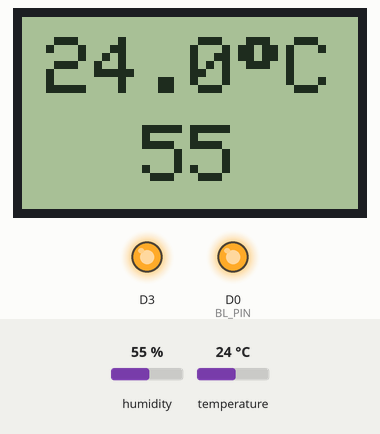
Bench run of a sketch on a simulated ESP8266 (Wemos D1 mini). Shown: 84×48 one-colour display, output pins drawn as LEDs (lit = HIGH). The inputs (shaded band) are chosen by the test bench; at power-on: humidity 55 %, temperature 24 °C. WiFi joins after 1.5 s; servers stay silent unless stated; what the sketch prints to the serial monitor is not drawn.

Above: at 0.2 s.
At 5.2 s:
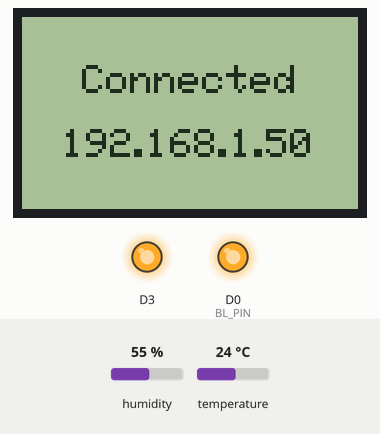

The sketch:

wifi_temp.ino
```cpp
/* Hello WeMos
 * Displays a few WeMos bitmaps
 *
 * Connections:
 * WeMos D1 Mini   Nokia 5110    Description
 * (ESP8266)       PCD8544 LCD
 *
 * D2 (GPIO4)      0 RST         Output from ESP to reset display
 * D1 (GPIO5)      1 CE          Output from ESP to chip select/enable display
 * D6 (GPIO12)     2 DC          Output from display data/command to ESP
 * D7 (GPIO13)     3 Din         Output from ESP SPI MOSI to display data input
 * D5 (GPIO14)     4 Clk         Output from ESP SPI clock
 * 3V3             5 Vcc         3.3V from ESP to display
 * D0 (GPIO16)     6 BL          3.3V to turn backlight on, or PWM
 * G               7 Gnd         Ground
 *
 * D4 DHT22 sensor
 * D3 sensor pullup
 *
 * Dependencies:
 * https://github.com/adafruit/Adafruit-GFX-Library
 * https://github.com/adafruit/Adafruit-PCD8544-Nokia-5110-LCD-library
 * - This pull request adds ESP8266 support:
 * - https://github.com/adafruit/Adafruit-PCD8544-Nokia-5110-LCD-library/pull/27
 */

#include "config.h"

#include <Arduino.h>

#include <SPI.h>
#include <Adafruit_GFX.h>
#include <Adafruit_PCD8544.h>

#include <DHT.h>

#include <ESP8266WiFi.h>

#define TEMP_DISP_TIME 5000
#define WIFI_DISP_TIME 2000
#define TEMP_REFRESH_TIME 30000

WiFiServer server(80);

// Pins
const int8_t RST_PIN = D2;
const int8_t CE_PIN = D1;
const int8_t DC_PIN = D6;
//const int8_t DIN_PIN = D7;  // Uncomment for Software SPI
//const int8_t CLK_PIN = D5;  // Uncomment for Software SPI
const int8_t BL_PIN = D0;

Adafruit_PCD8544 display = Adafruit_PCD8544(DC_PIN, CE_PIN, RST_PIN);

DHT dht(D4, DHT21);

void setup() {
  Serial.begin(9600);
  Serial.println("\n\nWeMos D1 Mini + Nokia 5110 PCD8544 84x48 Monochrome LCD\nUsing Adafruit_PCD8544 and Adafruit_GFX libraries\n");

  // Turn LCD backlight on
  pinMode(BL_PIN, OUTPUT);
  digitalWrite(BL_PIN, HIGH);

  display.begin();
  display.setContrast(DISP_CONTRAST);  // Adjust for your display

  pinMode(D3, OUTPUT);
  digitalWrite(D3, HIGH);
  dht.begin();

  // clear display to hide Adafruit logo preloaded by library
  display.clearDisplay();
  display.display();

  setupWiFi();
  server.begin();
}

void displayTemp(float t, float h) {
  char tstr[8];
  dtostrf(t, 0, 1, tstr);
  snprintf(&tstr[strlen(tstr)], 8, "%cC", char(247));
  int tpadx = (84 - strlen(tstr)*6*2) / 2;
  int tpady = (48 - 2*8*2) / 3;

  char hstr[8];
  dtostrf(h, 0, 0, hstr);
  snprintf(&hstr[strlen(hstr)], 8, "%");
  int hpadx = (84 - strlen(hstr)*6*2) / 2;
  int hpady = 48 - (8*2 + tpady);

  display.clearDisplay();
  display.setTextColor(BLACK);
  display.setTextSize(2);
  display.setCursor(tpadx,tpady);
  display.print(tstr);
  display.setCursor(hpadx,hpady);
  display.println(hstr);
  display.display();
}

void displayWifi() {
  char str[16];
  if (WiFi.status() == WL_CONNECTED)
    sprintf(str, "Connected");
  else
    sprintf(str, "Not Connected");
  int padx = (84 - strlen(str)*6) / 2;
  int pady = (48 - 3*8) / 2;

  display.clearDisplay();
  display.setTextColor(BLACK);
  display.setTextSize(1);
  display.setCursor(padx,pady);
  display.print(str);

  pady += (2*8);
  displayShrinkIP(pady);
  display.display();
}

void loop() {
  uint32_t now = millis();

  static uint32_t disp_t=now, read_t=now-TEMP_REFRESH_TIME;
  static float t;
  static float h;
  static int show = 0;
  static int timeout = 0;

  if ((now - read_t) >= TEMP_REFRESH_TIME) {
    read_t += TEMP_REFRESH_TIME;
    t = dht.readTemperature();
    h = dht.readHumidity();
  }

  if ((now - disp_t) >= timeout) {
    disp_t += timeout;

    switch (show) {
    case 0:
      displayTemp(t, h);
      timeout = TEMP_DISP_TIME;
      break;
    case 1:
      displayWifi();
      timeout = WIFI_DISP_TIME;
      break;
    }

    show ++;
    show %= 2;
  }

  // Check if a client has connected
  WiFiClient client = server.available();
  if (client) {
    // Read the first line of the request
    String req = client.readStringUntil('\r');
    client.flush();

    // Prepare the response. Start with the common header:
    String s = "HTTP/1.1 200 OK\r\nContent-Type: text/html\r\n\r\n<!DOCTYPE HTML>\r\n<html>\r\n";
    s += "Temperature = " + String(t, 1) + "&degC<br>\r\n";
    s += "Humidity = " + String(h, 0) + "%<br>\r\n";
    s += "</html>\r\n";

    // Send the response to the client
    client.print(s);
  }

  delay(1);
}

void displayShrinkIP(int pady) {
  char str[16];
  display.setTextSize(1);
  display.setTextColor(BLACK);
  sprintf(str, "%d.%d.%d.%d", WiFi.localIP()[0], WiFi.localIP()[1], WiFi.localIP()[2], WiFi.localIP()[3]);
  int padx = (84 - (strlen(str)*6 - 9)) / 2;
  for (int i=0; i<strlen(str); i++) {
    display.setCursor(padx, pady);
    if (str[i]=='.')
      padx += 5;
    else if (str[i+1]=='.')
      padx += 4;
    else
      padx += 6;
    display.print(str[i]);
  }
}

void setupWiFi()
{
  WiFi.begin(WIFI_SSID, WIFI_PSWD);
}
```

config.h
```cpp
#ifndef __CONFIG_H__
#define __CONFIG_H__

#define WIFI_SSID "mywifi"
#define WIFI_PSWD "mywifi_password"

#define DISP_CONTRAST 40

#endif
```

Measured:
- what the display in image 0 shows lasts 5.0 s, from 0.1 s to 5.1 s
- what the display in image 1 shows lasts 2.0 s, from 5.1 s to 7.1 s
